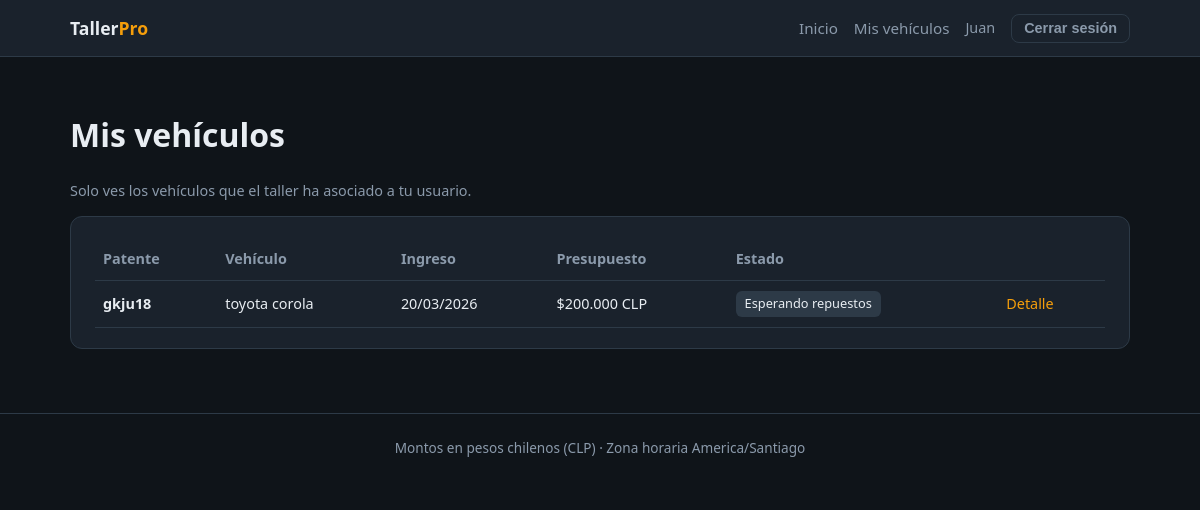
The page /vehiculos/mis-vehiculos/ (signed in) on the database its author committed.
### vehiculos/models.py (models this page shows, shortened)
class Vehiculo(models.Model):
    marca = models.CharField(max_length=80)
    modelo = models.CharField(max_length=80)
    patente = models.CharField(
        max_length=20,
        unique=True,
        db_index=True,
        help_text="Identificador único del vehículo (Chile: patente).",
    )
    propietario = models.ForeignKey(
        settings.AUTH_USER_MODEL,
        on_delete=models.PROTECT,
        related_name="vehiculos",
        null=True,
        blank=True,
        help_text="Usuario cliente al que se asigna el vehículo.",
    )
    presupuesto_reparacion = models.PositiveIntegerField(
        validators=[MinValueValidator(0)],
        help_text="Monto estimado en pesos chilenos (CLP), sin decimales.",
    )
    fecha_ingreso = models.DateField()
    estado_reparacion = models.CharField(
        max_length=20,
        choices=EstadoReparacion.choices,
        default=EstadoReparacion.PENDIENTE,
        db_index=True,
    )
    notas_internas = models.TextField(blank=True)
    objects = VehicleManager()
    class Meta:
        ordering = ["-fecha_ingreso", "patente"]
        verbose_name = "vehículo"
        verbose_name_plural = "vehículos"
        indexes = [
            models.Index(fields=["estado_reparacion", "fecha_ingreso"]),
        ]

### vehiculos/views.py (the view)
# urls.py: path("mis-vehiculos/", views.MisVehiculosListView.as_view(), name="mis_vehiculos"),
class MisVehiculosListView(LoginRequiredMixin, ListView):
    model = Vehiculo
    template_name = "vehiculos/mis_vehiculos.html"
    context_object_name = "vehiculos"
    def get_queryset(self):
        return (
            Vehiculo.objects.del_propietario(self.request.user)
            .con_propietario_y_perfil()
        )

### vehiculos/managers.py (called while the page is built)
    def del_propietario(self, user):
        return self.filter(propietario=user)

    def con_propietario_y_perfil(self):
        return self.select_related("propietario")

    def get_queryset(self):
        return VehicleQuerySet(self.model, using=self._db)

    def del_propietario(self, user):
        return self.get_queryset().del_propietario(user)

### vehiculos/templatetags/formato_clp.py (called while the page is built)
@register.filter(name="clp")
def formato_clp(valor):
    if valor is None:
        return "—"
    try:
        n = int(valor)
    except (TypeError, ValueError):
        return str(valor)
    texto = f"{n:,}".replace(",", ".")
    return f"${texto} CLP"

### templates/vehiculos/mis_vehiculos.html (shortened to what this page needs)
{% extends "base.html" %}
{% load formato_clp %}
{% block content %}
<h1>Mis vehículos</h1>
<p class="muted">Solo ves los vehículos que el taller ha asociado a tu usuario.</p>
{% if vehiculos %}
  <div class="card">
    <table>
      <thead>
        <tr>
          <th>Patente</th>
          <th>Vehículo</th>
          <th>Ingreso</th>
          <th>Presupuesto</th>
          <th>Estado</th>
          <th></th>
        </tr>
      </thead>
      <tbody>
        {% for v in vehiculos %}
        <tr>
          <td><strong>{{ v.patente }}</strong></td>
          <td>{{ v.marca }} {{ v.modelo }}</td>
          <td>{{ v.fecha_ingreso|date:"d/m/Y" }}</td>
          <td>{{ v.presupuesto_reparacion|clp }}</td>
          <td><span class="badge">{{ v.get_estado_reparacion_display }}</span></td>
          <td><a href="{% url 'vehiculos:detalle' v.pk %}">Detalle</a></td>
        </tr>
        {% endfor %}
      </tbody>
    </table>
  </div>
{% else %}
  <div class="card">
    <p class="muted">Aún no tienes vehículos asignados. Cuando el taller registre tu auto y te asigne como propietario, aparecerá aquí.</p>
  </div>
{% endif %}
{% endblock %}

### templates/base.html (shortened to what this page needs)
{% load static %}
<!DOCTYPE html>
<html lang="es-cl">
<head>
  <link rel="stylesheet" href="{% static 'css/taller.css' %}">
</head>
<body>
  <header class="site-header">
    <div class="wrap inner">
      <a class="brand" href="{% url 'home' %}">Taller<span>Pro</span></a>
      <nav class="nav">
        <a href="{% url 'home' %}">Inicio</a>
        {% if user.is_authenticated %}
          <a href="{% url 'vehiculos:mis_vehiculos' %}">Mis vehículos</a>
          <span class="muted">{{ user.username }}</span>
          <form action="{% url 'logout' %}" method="post" style="display:inline;">
            <button type="submit" class="btn btn-ghost" style="padding:0.35rem 0.75rem;">Cerrar sesión</button>
          </form>
        {% else %}
          <a href="{% url 'login' %}">Iniciar sesión</a>
          <a href="{% url 'register' %}" class="btn btn-primary" style="padding:0.35rem 0.75rem;">Registrarse</a>
        {% endif %}
      </nav>
    </div>
  </header>
  <main>
    <div class="wrap">
      {% block content %}{% endblock %}
    </div>
  </main>
  <footer class="site-footer">
    <div class="wrap">Montos en pesos chilenos (CLP) · Zona horaria America/Santiago</div>
  </footer>
</body>
</html>

### static/css/taller.css (style rules this page uses)
:root { --bg: #0f1419; --surface: #1a222c; --border: #2d3a47; --text: #e8edf2; --muted: #8b9aab; --accent: #f59e0b; --accent-dim: #b45309; --success: #34d399; --danger: #f87171; }
* { box-sizing: border-box; }
body { margin: 0; min-height: 100vh; font-family: "Segoe UI", system-ui, sans-serif; background: var(--bg); color: var(--text); line-height: 1.5; }
a { color: var(--accent); text-decoration: none; }
.wrap { max-width: 1100px; margin: 0 auto; padding: 0 1.25rem; }
.site-header { background: var(--surface); border-bottom: 1px solid var(--border); padding: 0.85rem 0; }
.site-header .inner { display: flex; align-items: center; justify-content: space-between; gap: 1rem; flex-wrap: wrap; }
.brand { font-weight: 700; font-size: 1.1rem; color: var(--text); text-decoration: none; }
.brand span { color: var(--accent); }
.nav { display: flex; gap: 1rem; align-items: center; flex-wrap: wrap; }
.nav a { color: var(--muted); font-size: 0.95rem; }
main { padding: 2rem 0 3rem; }
.btn { display: inline-block; padding: 0.55rem 1.1rem; border-radius: 8px; font-weight: 600; font-size: 0.9rem; border: none; cursor: pointer; text-decoration: none; }
.btn-ghost { background: transparent; color: var(--muted); border: 1px solid var(--border); }
.card { background: var(--surface); border: 1px solid var(--border); border-radius: 12px; padding: 1.25rem 1.5rem; margin-bottom: 1rem; }
table { width: 100%; border-collapse: collapse; font-size: 0.9rem; }
th, td { text-align: left; padding: 0.65rem 0.5rem; border-bottom: 1px solid var(--border); }
th { color: var(--muted); font-weight: 600; }
.badge { display: inline-block; padding: 0.2rem 0.55rem; border-radius: 6px; font-size: 0.8rem; background: var(--border); color: var(--text); }
.muted { color: var(--muted); font-size: 0.9rem; }
footer.site-footer { border-top: 1px solid var(--border); padding: 1.5rem 0; color: var(--muted); font-size: 0.85rem; text-align: center; }

### rows shown on the page
Vehiculo: patente "gkju18", marca "toyota", modelo "corola", fecha_ingreso "20/03/2026", presupuesto_reparacion|clp "$200.000 CLP", estado_reparacion "Esperando repuestos"

### other values the page prints
{{ user.username }} "Juan"
